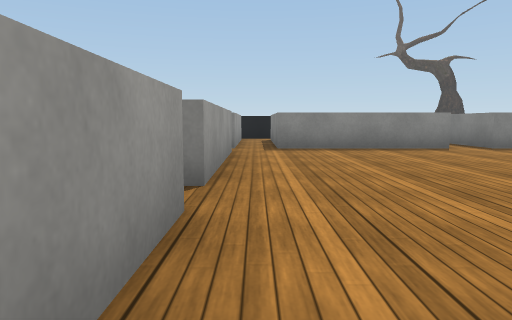
[1] (above)

24 first-person views from a walk through a Unity game level. The camera is 0.62 m above the floor, tilts 6° down and sees 70° across. The floor is counted in squares, 1 m on a side. Each view is taken from the middle of a square. On the plan, view 1 faces up. The plan holds only what a view shows up to about 10 squares ahead; the rest is blank. The place goes on beyond the plan. Some animated figures are left out. Some surface patterns are stand-ins.

[2]
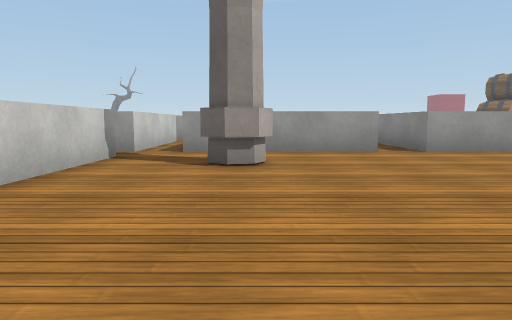

[3]
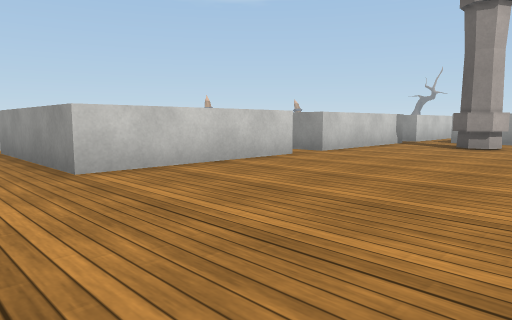

[4]
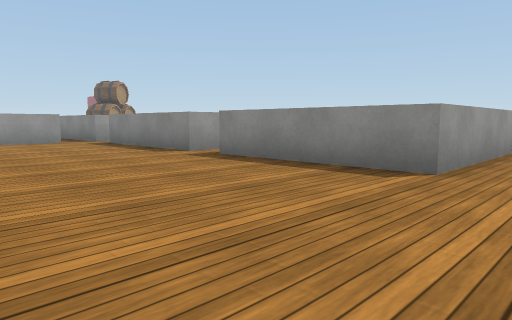

[5]
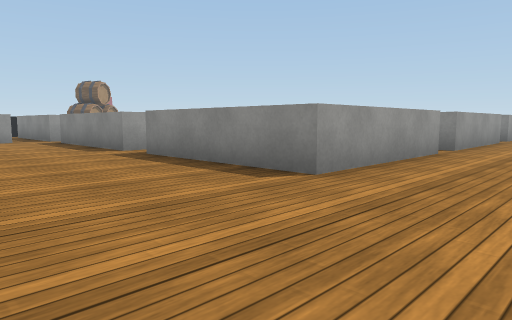

[6]
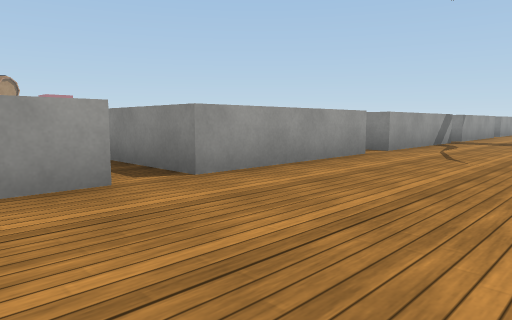

[7]
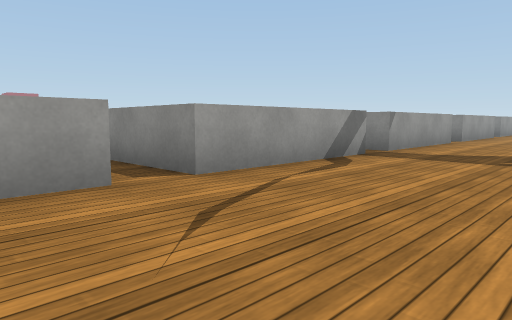

[8]
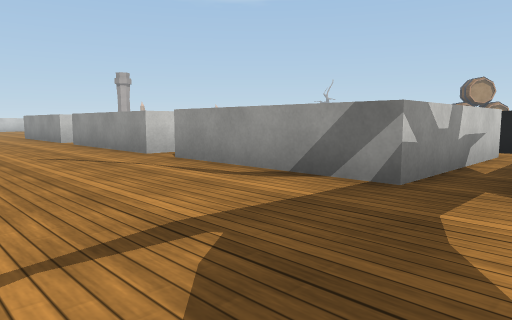

[9]
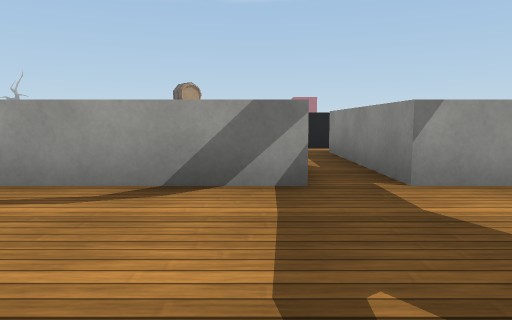

[10]
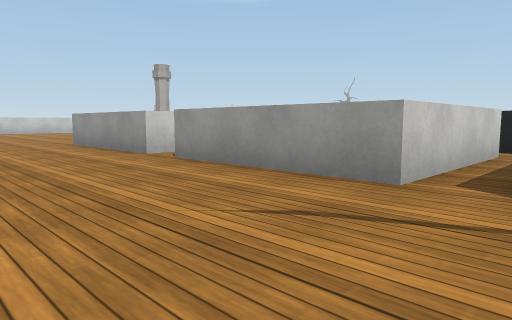

[11]
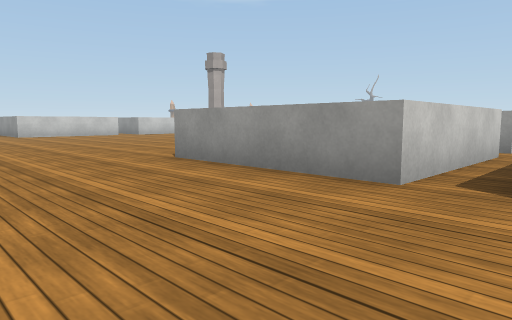

[12]
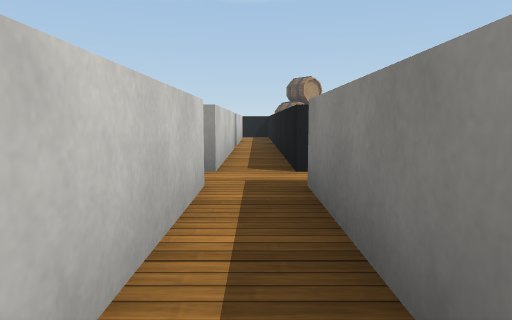

[13]
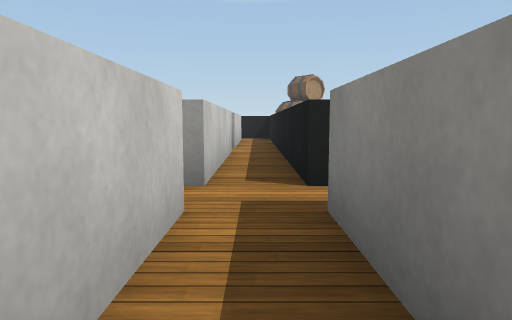

[14]
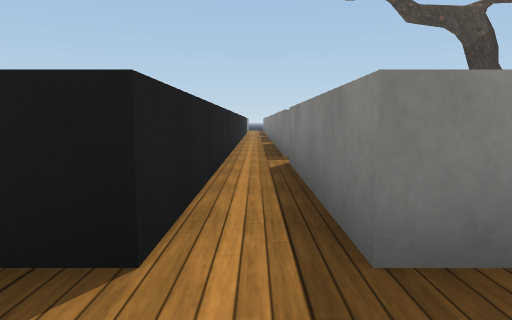

[15]
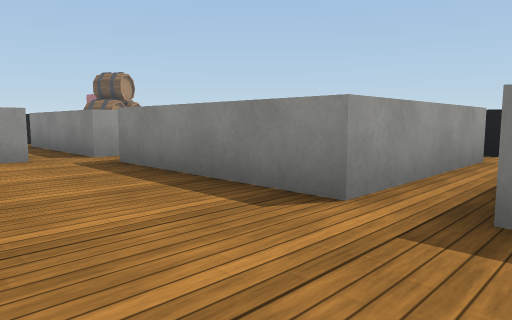

[16]
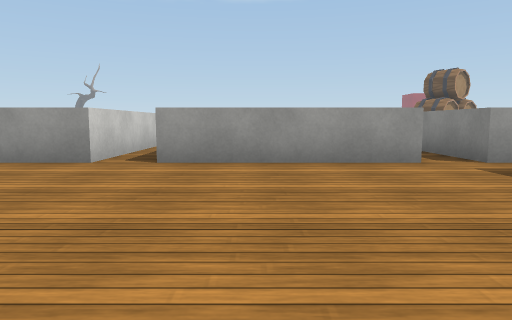

[17]
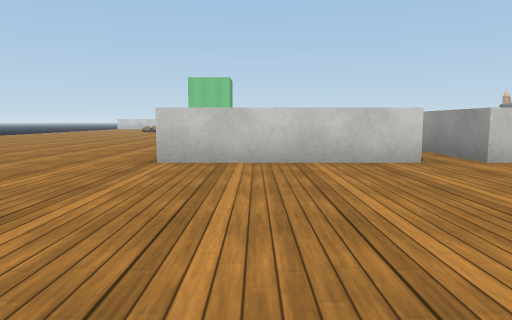

[18]
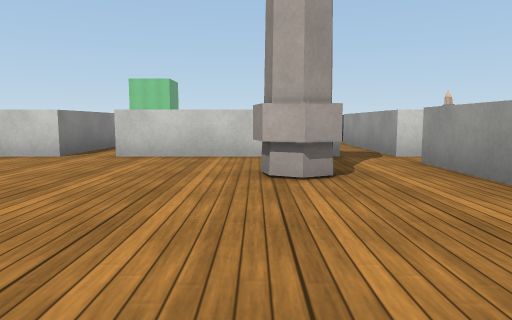

[19]
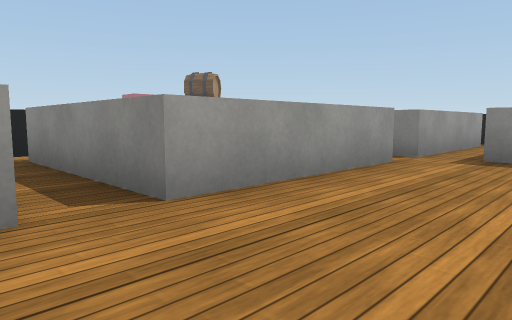

[20]
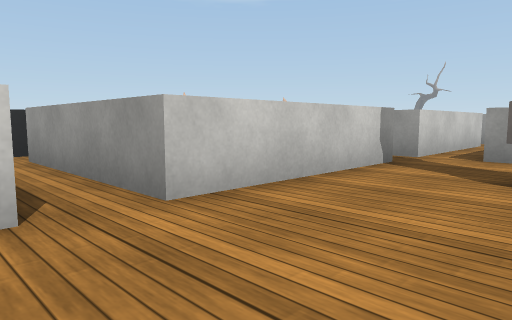

[21]
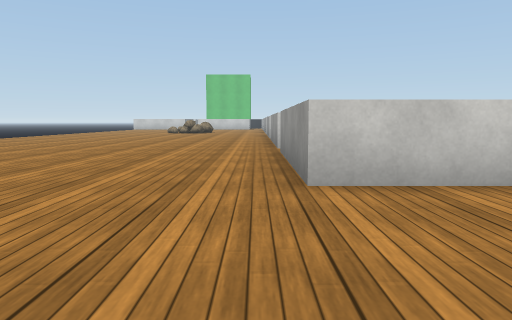

[22]
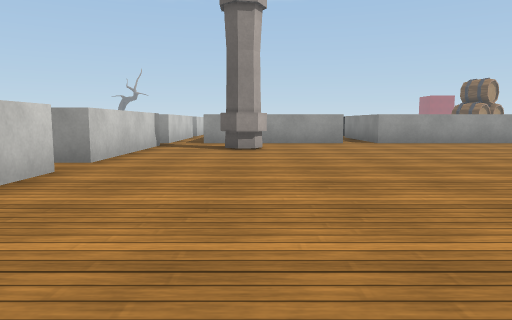

[23]
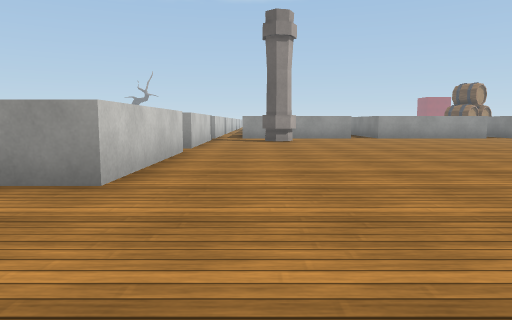

[24]
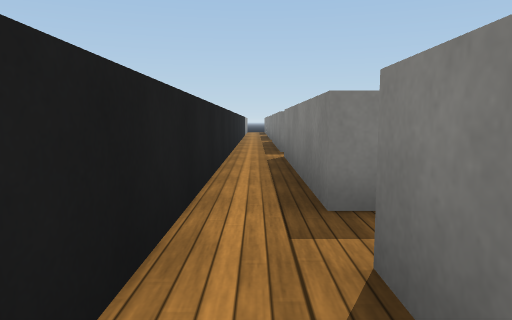

### Floor plan
Ten units are one square. View 1 is at (0, 0); x grows to the right and y downward. Boxes are objects, and circles mark ways between rooms. Rooms are numbered by the first view taken in them; rooms with no view inside come last. Other rooms are left out.
<svg viewBox="-51 -250 151 320">
<path fill="none" stroke="#000" d="M4 25 26 25M-5 -5 -5 15M20 4 17 8M-46 25 -5 25 -5 60M55 -125 95 -125 95 -85 55 -85 55 -101M45 -125 45 -85 5 -85M-5 -76 -5 -35 -45 -35M11 0 15 -3 19 0 20 4M-5 -126 -5 -85 -45 -85M55 -175 95 -175 95 -135 55 -135M26 25 45 25 45 65M55 51 55 25 95 25 95 65M-42 -25 -5 -25 -5 -5M55 -225 95 -225 95 -185 71 -185M95 -245 95 -235 55 -235M55 -135 55 -175M11 -125 45 -125M5 -125 10 -125M45 -174 45 -135 6 -135M45 -226 45 -174M55 -185 55 -225M45 -238 45 -230"/>
<circle cx="0" cy="0" r="3" fill="#2a7"/>
<circle cx="15" cy="15" r="3" fill="#2a7"/>
<circle cx="55" cy="-125" r="3" fill="#2a7"/>
<circle cx="60" cy="-180" r="3" fill="#2a7"/>
<circle cx="60" cy="-230" r="3" fill="#2a7"/>
<circle cx="50" cy="-170" r="3" fill="#2a7"/>
<text x="0" y="20">1</text>
<text x="80" y="-70">2</text>
<text x="40" y="-130">3</text>
<text x="50" y="-210">4</text>
</svg>
Room 1 opens to room 2. Room 2 opens to room 3. Room 2 opens to room 4. Room 3 opens to room 4.

Where each view was taken, in squares from view 1:
view 1: 0 up, 0 right, facing up
view 2: 0 up, 7 right, facing left
view 3: 2 up, 11 right, facing down-left
view 4: 4 up, 11 right, facing up-left
view 5: 5 up, 12 right, facing up-left
view 6: 11 up, 13 right, facing up-left
view 7: 16 up, 13 right, facing up-left
view 8: 24 up, 13 right, facing down-left
view 9: 22 up, 13 right, facing left
view 10: 19 up, 13 right, facing down-left
view 11: 14 up, 13 right, facing down-left
view 12: 13 up, 9 right, facing left
view 13: 13 up, 8 right, facing left
view 14: 12 up, 5 right, facing up
view 15: 6 up, 6 right, facing up-left
view 16: 5 up, 5 right, facing left
view 17: 3 up, 8 right, facing down
view 18: 4 up, 2 right, facing down
view 19: 2 up, 2 right, facing up-left
view 20: 0 up, 6 right, facing down-left
view 21: 1 up, 10 right, facing down
view 22: 0 up, 10 right, facing left
view 23: 1 down, 13 right, facing left
view 24: 16 up, 5 right, facing up
